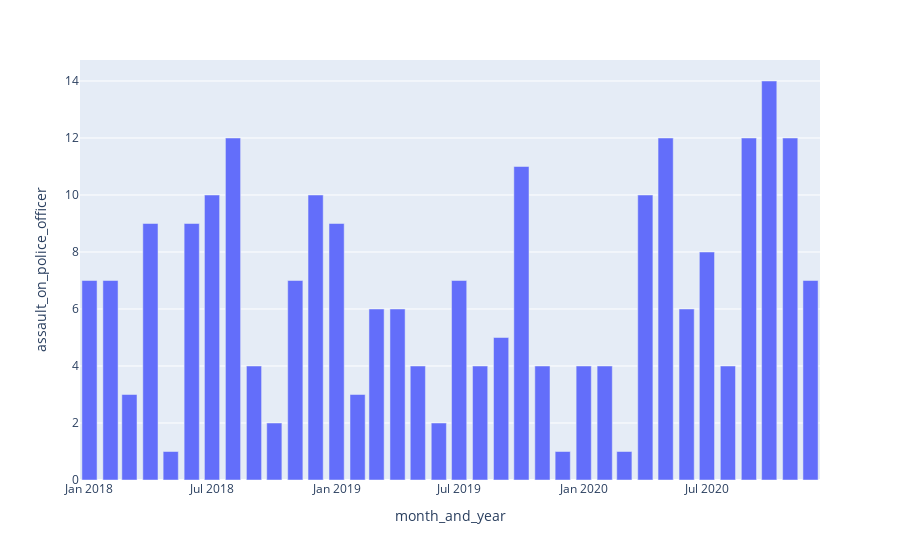

Notebook cell for this chart:
### Code cell
fig = px.bar(df_assault_kim, x='month_and_year', y='assault_on_police_officer')
fig.show()

### Figure 1 — Plotly figure (JSON) as saved in the notebook; plotly's stock layout.template omitted (floating-point values rounded to 4 significant figures)
{"data": [{"alignmentgroup": "True", "hovertemplate": "month_and_year=%{x}<br>assault_on_police_officer=%{y}<extra></extra>", "legendgroup": "", "marker": {"color": "#636efa"}, "name": "", "offsetgroup": "", "orientation": "v", "showlegend": false, "textposition": "auto", "type": "bar", "x": ["2018-01-01T00:00:00", "2018-02-01T00:00:00", "2018-03-01T00:00:00", "2018-04-01T00:00:00", "2018-05-01T00:00:00", "2018-06-01T00:00:00", "2018-07-01T00:00:00", "2018-08-01T00:00:00", "2018-09-01T00:00:00", "2018-10-01T00:00:00", "2018-11-01T00:00:00", "2018-12-01T00:00:00", "2019-01-01T00:00:00", "2019-02-01T00:00:00", "2019-03-01T00:00:00", "2019-04-01T00:00:00", "2019-05-01T00:00:00", "2019-06-01T00:00:00", "2019-07-01T00:00:00", "2019-08-01T00:00:00", "2019-09-01T00:00:00", "2019-10-01T00:00:00", "2019-11-01T00:00:00", "2019-12-01T00:00:00", "2020-01-01T00:00:00", "2020-02-01T00:00:00", "2020-03-01T00:00:00", "2020-04-01T00:00:00", "2020-05-01T00:00:00", "2020-06-01T00:00:00", "2020-07-01T00:00:00", "2020-08-01T00:00:00", "2020-09-01T00:00:00", "2020-10-01T00:00:00", "2020-11-01T00:00:00", "2020-12-01T00:00:00"], "xaxis": "x", "y": [7, 7, 3, 9, 1, 9, 10, 12, 4, 2, 7, 10, 9, 3, 6, 6, 4, 2, 7, 4, 5, 11, 4, 1, 4, 4, 1, 10, 12, 6, 8, 4, 12, 14, 12, 7], "yaxis": "y"}], "layout": {"barmode": "relative", "legend": {"tracegroupgap": 0}, "margin": {"t": 60}, "xaxis": {"anchor": "y", "domain": [0, 1], "title": {"text": "month_and_year"}}, "yaxis": {"anchor": "x", "domain": [0, 1], "title": {"text": "assault_on_police_officer"}}}}
